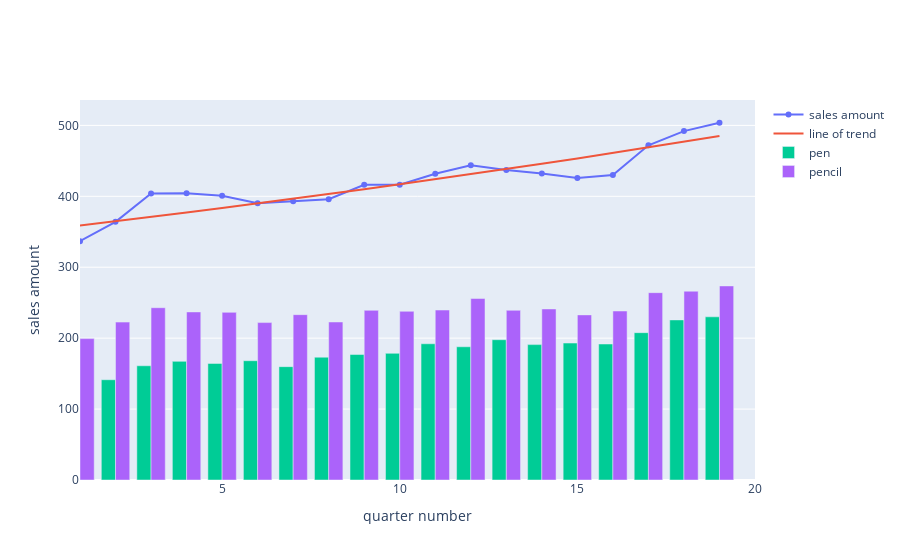

The code cell stored with this chart in its notebook:
### Markdown cell above
6. Проконтролируйте наличие легенды к столбчатым диаграммам для ручек и карандашей, а также для точек суммарных продаж. Если каких-то из них нет, то поправьте. Посмотрите значение \<figure_variable_name>.data: что там не так и что нужно поправить?

### Code cell
fig = go.Figure(data=[
    go.Scatter(x=data_all.index, y=data_all.values, name='sales amount', mode='markers+lines'),
    go.Scatter(name='line of trend', x=df_new.index, y=df_new['trend'], mode='lines'),
    go.Bar(x=data_f_pen.index,y=data_f_pen.values,name='pen'),
    go.Bar(x=data_f_pencil.index,y=data_f_pencil.values,name='pencil'),
    
],
)
fig.update_layout(
    xaxis_title="quarter number",
    yaxis_title="sales amount",

)
fig.update_layout(xaxis_range=[1,20])
fig.show()






fig.data

### Figure 1 — Plotly figure (JSON) as saved in the notebook; plotly's stock layout.template omitted (floating-point values rounded to 4 significant figures)
{"data": [{"mode": "markers+lines", "name": "sales amount", "type": "scatter", "x": [0, 1, 2, 3, 4, 5, 6, 7, 8, 9, 10, 11, 12, 13, 14, 15, 16, 17, 18, 19], "y": [326.6, 336.8, 364.0, 404.0, 404.2, 400.7, 390.2, 393.0, 395.9, 416.2, 416.4, 431.7, 443.7, 437.1, 432.1, 425.9, 430.0, 471.9, 491.9, 503.7]}, {"mode": "lines", "name": "line of trend", "type": "scatter", "x": [0, 1, 2, 3, 4, 5, 6, 7, 8, 9, 10, 11, 12, 13, 14, 15, 16, 17, 18, 19], "y": [352.6, 358.6, 364.6, 370.8, 377.1, 383.5, 389.9, 396.5, 403.2, 410.0, 417.0, 424.0, 431.2, 438.5, 445.9, 453.4, 461.1, 468.9, 476.8, 484.9]}, {"name": "pen", "type": "bar", "x": [0, 1, 2, 3, 4, 5, 6, 7, 8, 9, 10, 11, 12, 13, 14, 15, 16, 17, 18, 19], "y": [129.9, 137.4, 141.4, 161.1, 167.3, 164.3, 168.2, 159.8, 173.1, 176.9, 178.6, 192.1, 187.8, 197.8, 190.9, 193.1, 191.8, 207.7, 225.7, 230.1]}, {"name": "pencil", "type": "bar", "x": [0, 1, 2, 3, 4, 5, 6, 7, 8, 9, 10, 11, 12, 13, 14, 15, 16, 17, 18, 19], "y": [196.7, 199.4, 222.6, 242.9, 237.0, 236.4, 222.0, 233.1, 222.8, 239.2, 237.8, 239.6, 255.9, 239.3, 241.2, 232.8, 238.3, 264.1, 266.2, 273.6]}], "layout": {"xaxis": {"range": [1, 20], "title": {"text": "quarter number"}}, "yaxis": {"title": {"text": "sales amount"}}}}
